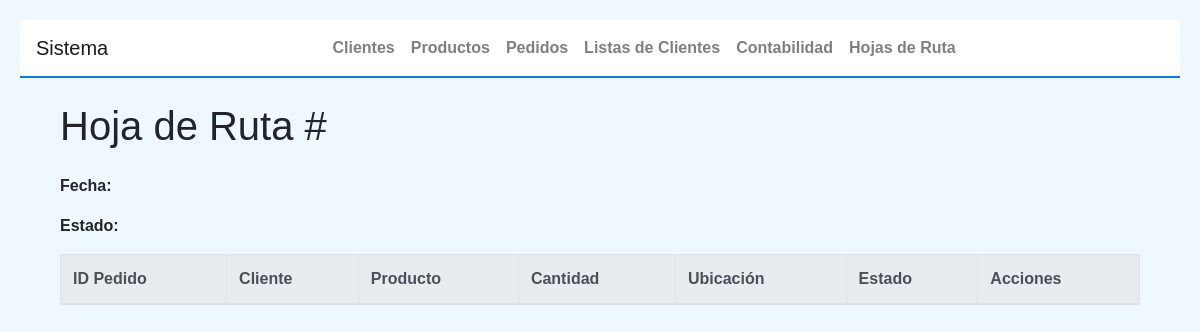
Page /hoja-de-ruta/2 on the earlier database version.
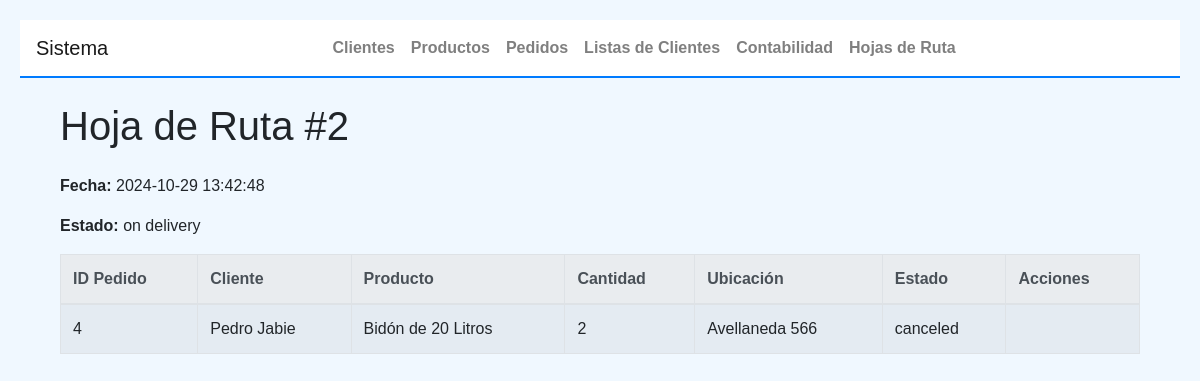
Same page on the later database version.
### tables this page shows
CREATE TABLE hojas_de_ruta (
    id INTEGER PRIMARY KEY AUTOINCREMENT,
    fecha TEXT DEFAULT CURRENT_TIMESTAMP,
    estado TEXT DEFAULT 'on delivery'
);

CREATE TABLE hojas_de_ruta_pedidos (
    id INTEGER PRIMARY KEY AUTOINCREMENT,
    hoja_de_ruta_id INTEGER,
    pedido_id INTEGER,
    posicion INTEGER,
    estado TEXT DEFAULT 'on delivery',
    FOREIGN KEY (hoja_de_ruta_id) REFERENCES hojas_de_ruta(id),
    FOREIGN KEY (pedido_id) REFERENCES pedidos(id)
);

CREATE TABLE "pedidos" (
	"id"	INTEGER,
	"cliente_id"	INTEGER NOT NULL,
	"producto_id"	INTEGER NOT NULL,
	"cantidad"	INTEGER NOT NULL,
	"estado"	TEXT,
	"total"	NUMERIC,
	FOREIGN KEY("cliente_id") REFERENCES "clientes"("id"),
	FOREIGN KEY("producto_id") REFERENCES "productos"("id"),
	PRIMARY KEY("id" AUTOINCREMENT)
);

CREATE TABLE clientes (
    id INTEGER PRIMARY KEY AUTOINCREMENT,
    nombre_completo TEXT NOT NULL,
    celular TEXT NOT NULL,
    direccion TEXT NOT NULL,
    estado_conversacion TEXT,
    producto_seleccionado TEXT
);

CREATE TABLE productos (
    id INTEGER PRIMARY KEY AUTOINCREMENT,
    nombre TEXT NOT NULL,
    descripcion TEXT NOT NULL,
    precio REAL NOT NULL
);

### app2.py (the view, shortened to what this page needs)
@app.route('/hoja-de-ruta/<int:hoja_id>', methods=['GET', 'POST'])
@handle_db_error
def view_hoja_de_ruta(hoja_id):
    hoja_de_ruta = HojaDeRuta.get_by_id(hoja_id)
    form=EmptyForm()
    pedidos = HojaDeRutaPedido.get_detalle_by_hoja_id(hoja_id)
    return render_template('hoja_de_ruta.html', hoja_de_ruta=hoja_de_ruta, pedidos=pedidos,form=form)

### app2.py (called while the page is built)
@app.teardown_appcontext
def close_db_connection(exception):
    db = g.pop('db', None)
    if db is not None:
        db.close()

def handle_db_error(func):
    @functools.wraps(func)
    def wrapper(*args, **kwargs):
        try:
            return func(*args, **kwargs)
        except sqlite3.Error as e:
            print(f"Database error: {e}")
            return abort(500, description="Internal Server Error")
    return wrapper

### objetos2.py (called while the page is built)
    @staticmethod
    def get_db_connection():
        try:
            conn = sqlite3.connect(DATABASE)
            conn.row_factory = sqlite3.Row
            return conn
        except sqlite3.Error as e:
            print(f"Error connecting to the database: {e}")
            raise

    @staticmethod
    def close_connection(conn):
        if conn:
            try:
                conn.close()
            except sqlite3.Error as e:
                print(f"Error closing the database connection: {e}")

    @staticmethod
    def get_by_id(hoja_id):
        conn = HojaDeRuta.get_db_connection()
        try:
            row = conn.execute('SELECT * FROM hojas_de_ruta WHERE id = ?', (hoja_id,)).fetchone()
            if row:
                return HojaDeRuta(id=row['id'], fecha=row['fecha'], estado=row['estado'])
        except sqlite3.Error as e:
            print(f"Error retrieving Hoja de Ruta: {e}")
        finally:
            HojaDeRuta.close_connection(conn)
        return None

    @staticmethod
    def get_detalle_by_hoja_id(hoja_de_ruta_id):
        conn = HojaDeRutaPedido.get_db_connection()
        try:
            detalles = conn.execute('''
                SELECT * FROM hoja_de_ruta_detalle
                WHERE hoja_de_ruta_id = ?
            ''', (hoja_de_ruta_id,)).fetchall()
            return detalles
        except sqlite3.Error as e:
            print(f"Error retrieving detailed hoja de ruta data: {e}")
        finally:
            HojaDeRutaPedido.close_connection(conn)
        return []

### templates/hoja_de_ruta.html (shortened to what this page needs)
{% extends "base.html" %}
{% block content %}
<div class="container mt-4">
    <h1 class="mb-4">Hoja de Ruta #{{ hoja_de_ruta.id }}</h1>
    <p><strong>Fecha:</strong> {{ hoja_de_ruta.fecha }}</p>
    <p><strong>Estado:</strong> {{ hoja_de_ruta.estado }}</p>
    <div class="table-responsive">
        <table class="table table-bordered table-striped">
            <thead class="thead-light">
                <tr>
                    <th>ID Pedido</th>
                    <th>Cliente</th>
                    <th>Producto</th>
                    <th>Cantidad</th>
                    <th>Ubicación</th>
                    <th>Estado</th>
                    <th>Acciones</th>
                </tr>
            </thead>
            <tbody>
                {% for pedido in pedidos %}
                <tr>
                    <td>{{ pedido.pedido_id }}</td>
                    <td>{{ pedido.cliente }}</td>
                    <td>{{ pedido.producto }}</td>
                    <td>{{ pedido.cantidad }}</td>
                    <td>{{ pedido.ubicacion }}</td>
                    <td>{{ pedido.estado }}</td>
                    <td>
                    </td>
                </tr>
                {% endfor %}
            </tbody>
        </table>
    </div>
</div>
{% endblock %}

### templates/base.html (shortened to what this page needs)
<!DOCTYPE html>
<html lang="en">
<head>
    <link href="https://stackpath.bootstrapcdn.com/bootstrap/4.5.2/css/bootstrap.min.css" rel="stylesheet">
</head>
<body>
    <nav class="navbar navbar-expand-lg navbar-light">
        <a class="navbar-brand" href="{{ url_for('index') }}">Sistema</a>
        <div class="collapse navbar-collapse justify-content-center" id="navbarNav">
            <ul class="navbar-nav">
                <li class="nav-item">
                    <a class="nav-link" href="{{ url_for('index') }}">Clientes</a>
                </li>
                <li class="nav-item">
                    <a class="nav-link" href="{{ url_for('productos') }}">Productos</a>
                </li>
                <li class="nav-item">
                    <a class="nav-link" href="{{ url_for('pedidos') }}">Pedidos</a>
                </li>
                <li class="nav-item">
                    <a class="nav-link" href="{{ url_for('view_all_client_lists') }}">Listas de Clientes</a>
                </li>
                    <a class="nav-link" href="{{ url_for('accounting') }}">Contabilidad</a>
                    <a class="nav-link" href="{{ url_for('view_all_hojas_de_ruta') }}">Hojas de Ruta</a>
            </ul>
        </div>
    </nav>
    <div class="container mt-4">
        {% block content %}{% endblock %}
    </div>
</body>
</html>

### templates/base.html (style rules this page uses)
body { font-family: Arial, sans-serif; margin: 20px; background-color: #f0f8ff; }
nav.navbar { background-color: #ffffff; border-bottom: 2px solid #007bff; }
nav a.nav-link { color: #007bff; font-weight: bold; }

Differences in the rows shown:
added hojas_de_ruta: id "2", fecha "2024-10-29 13:42:48", estado "on delivery"
added hojas_de_ruta_pedidos: pedido_id "4", cliente "Pedro Jabie", producto "Bidón de 20 Litros", cantidad "2", ubicacion "Avellaneda 566", estado "canceled"
